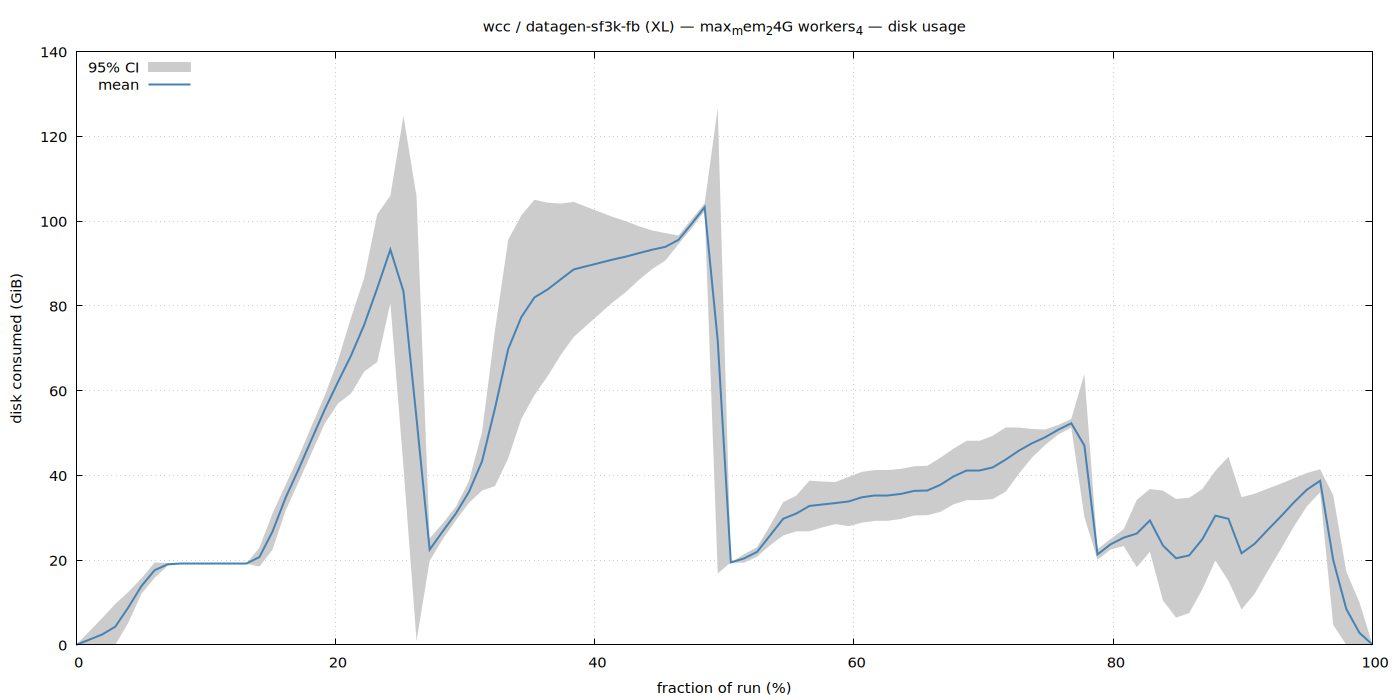

Source code (gnuplot):
set terminal pngcairo size 1400,700 enhanced font 'Sans,11'
set output '/home/ubuntu/nvm/results/wcc/XL/datagen-sf3k-fb/max_mem_24G_workers_4/disk.png'
set title "wcc / datagen-sf3k-fb (XL) — max_mem_24G workers_4 — disk usage"
set xlabel 'fraction of run (%)'
set ylabel 'disk consumed (GiB)'
set grid
set key top left
set yrange [0:*]
plot '/home/ubuntu/nvm/results/wcc/XL/datagen-sf3k-fb/max_mem_24G_workers_4/disk.dat' using 1:3:4 with filledcurves lc rgb '#cccccc' title '95% CI', \
     '' using 1:2 with lines lw 2 lc rgb '#4682b4' title 'mean'
